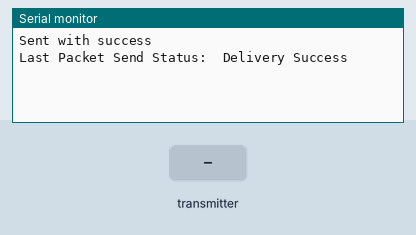
This sketch was run on a simulated ESP32. Shown: the last lines printed to the serial monitor. Inputs (shaded band) come from the test bench. Random numbers use the default seed unless the sketch sets one.

Above: at 1.2 s.
1.3 s: the transmitter starts sending a = 0
At 1.66 s:
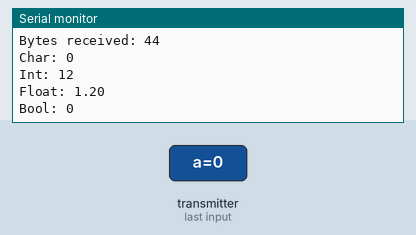
2.8 s: the transmitter starts sending b = 0
4.3 s: the transmitter starts sending c = 0
5.8 s: the transmitter starts sending d = 1
At 6.66 s:
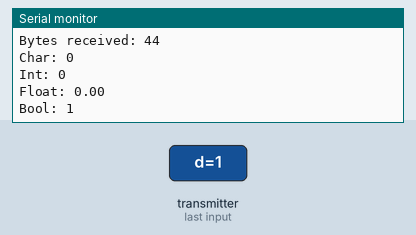
7.3 s: the transmitter starts sending a = 1
8.8 s: the transmitter starts sending b = 1024
Timing chart, 0 to 11.3 s (numbered marks = the images above; inputs shaded):
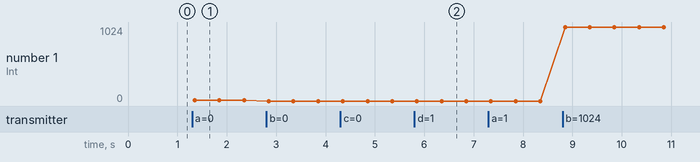

The sketch:

EspNow_SendnReceive.ino
```cpp
#include <esp_now.h>
#include <WiFi.h>

// REPLACE WITH YOUR RECEIVER MAC Address
// kur - {0x84, 0xF7, 0x03, 0x12, 0xA8, 0xCC}
// swr - {0x78, 0xE3, 0x6D, 0x07, 0x90, 0x78}

// for two way (replace with opposing device MAC)
uint8_t broadcastAddress[] = {0x84, 0xF7, 0x03, 0x12, 0xA8, 0xCC};

// Structure example to send data
// same for both send and recieve
typedef struct struct_message {
  char a[32];
  int b;
  float c;
  bool d;
} struct_message;

// Create a struct_message called myData
struct_message myData;

esp_now_peer_info_t peerInfo;

// callback when data is sent
void OnDataSent(const esp_now_send_info_t *info, esp_now_send_status_t status) {
  Serial.print("\r\nLast Packet Send Status:\t");
  Serial.println(status == ESP_NOW_SEND_SUCCESS ? "Delivery Success" : "Delivery Fail");
}

// callback when data is recieved
void OnDataRecv(const esp_now_recv_info *recv_info, const uint8_t *incomingData, int len) {
  // Get MAC address from the new structure
  const uint8_t *mac = recv_info->src_addr;

  memcpy(&myData, incomingData, sizeof(myData));
  Serial.print("Bytes received: ");
  Serial.println(len);
  Serial.print("Char: ");
  Serial.println(myData.a);
  Serial.print("Int: ");
  Serial.println(myData.b);
  Serial.print("Float: ");
  Serial.println(myData.c);
  Serial.print("Bool: ");
  Serial.println(myData.d);
  Serial.println();
}

void setup() {
  // Init Serial Monitor
  Serial.begin(115200);

  // Set device as a Wi-Fi Station
  WiFi.mode(WIFI_STA);

  // Init ESP-NOW
  if (esp_now_init() != ESP_OK) {
    Serial.println("Error initializing ESP-NOW");
    return;
  }

  // Once ESPNow is successfully Init, we will register for Send CB to
  // get the status of Transmitted packet
  esp_now_register_send_cb(OnDataSent);

  // Once ESPNow is successfully Init, we will register for recv CB to
  // get recv packer info
  esp_now_register_recv_cb(OnDataRecv);

  // Register peer
  memset(&peerInfo, 0, sizeof(peerInfo));
  memcpy(peerInfo.peer_addr, broadcastAddress, 6);
  peerInfo.channel = 0;
  peerInfo.encrypt = false;

  // Add peer
  if (esp_now_add_peer(&peerInfo) != ESP_OK){
    Serial.println("Failed to add peer");
    return;
  }
}

void loop() {
  // Set values to send
  strcpy(myData.a, "Sample message going one way");
  myData.b = random(1,20);
  myData.c = 1.2;
  myData.d = false;

  // Send message via ESP-NOW
  esp_err_t result = esp_now_send(broadcastAddress, (uint8_t *) &myData, sizeof(myData));

  if (result == ESP_OK) {
    Serial.println("Sent with success");
  }
  else {
    Serial.println("Error sending the data");
  }
  delay(2000);
}
```

Measured:
- after the input at 1.3 s, the serial monitor: prints a new line after 0.05 s (image 1)
- after the input at 5.8 s, the serial monitor: prints a new line after 0.05 s (image 2)
- plotted number 1: 0 → 1024 after the input at 8.8 s
